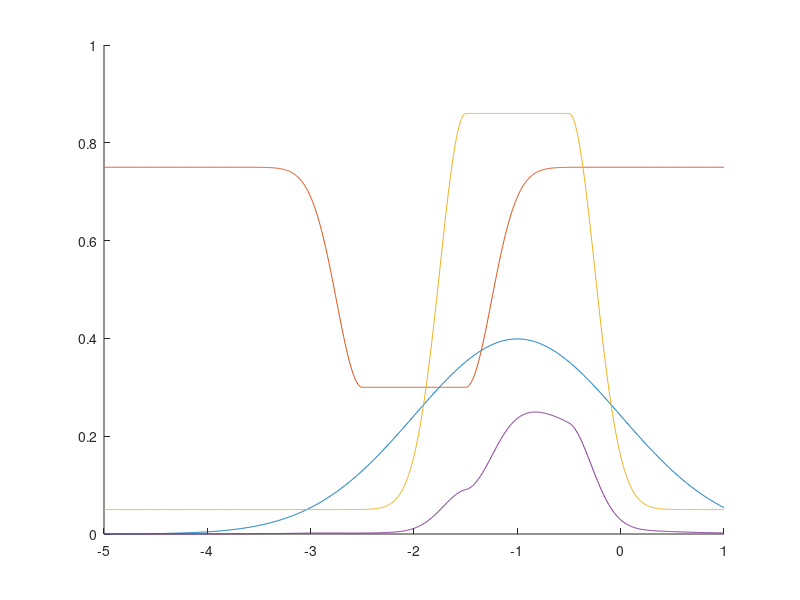

MATLAB code for this plot:
% Test measurement model
N = 1000;

s1 = 1;
m1 = -1;

s2 = .25;
s3 = .25;

u2 = 0.5;
u3 = 0.1;

a1 = -2.5;
a2 = -1.5;
a3 = -0.5;


X = linspace(-5,1,N);

for n = 1:N
    g1(n) = 1/sqrt(2*pi*s1*s1)*exp(-0.5*((X(n)-m1)/s1)^2);
    if X(n) < a1 
        g2(n) = 1 - (0.9*(1-u2)*exp(-0.5*((X(n)-a1)/s2)^2) + u2/2);
    elseif X(n) > a2
        g2(n) = 1 - (0.9*(1-u2)*exp(-0.5*((X(n)-a2)/s2)^2) + u2/2);
    else
        g2(n) = 1 - (0.9*(1-u2) + u2/2);
    end
    
    if X(n) < a2 
        g3(n) = 0.9*(1-u3)*exp(-0.5*((X(n)-a2)/s3)^2) + u3/2;
    elseif X(n) > a3
        g3(n) = 0.9*(1-u3)*exp(-0.5*((X(n)-a3)/s3)^2) + u3/2;
    else
        g3(n) = 0.9*(1-u3) + u3/2;
    end
    
    g4(n) = g1(n)*g2(n)*g3(n);
end

figure; hold on;
plot(X,g1);
plot(X,g2);
plot(X,g3);
plot(X,g4);